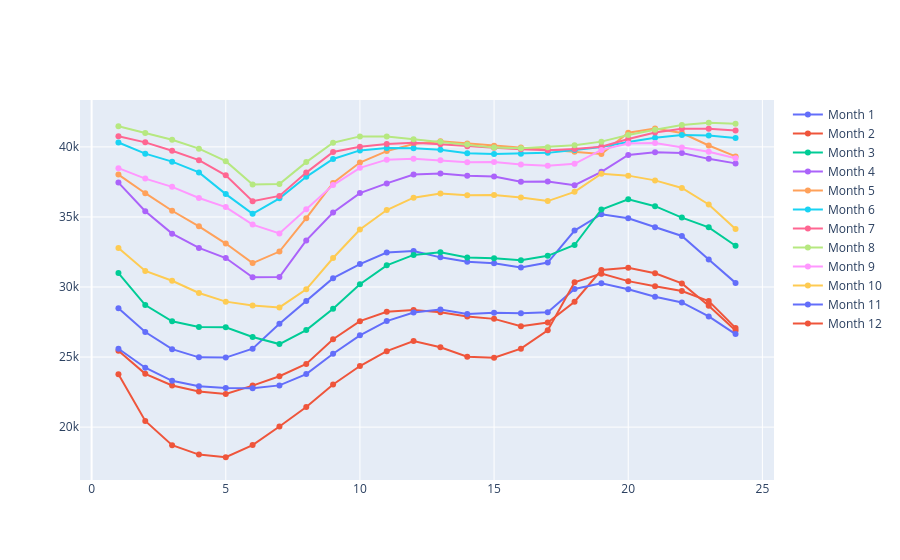

The cell this chart's notebook holds for it:
### Code cell
import plotly.graph_objects as go

fig = go.Figure()

df['month'] = pd.to_datetime(df['date']).dt.month
df['year'] = pd.to_datetime(df['date']).dt.year
for i in range(1,13):
    m = i
    y = 2024
    df_selected = df[(df['month'] == m)&(df['year'] == y)]
    df_average_sum_in_month = df_selected.groupby('hour', as_index=False)['generation'].sum()
    g20 = df_average_sum_in_month['generation'].iloc[19]
    trace = go.Scatter(
            x=df_average_sum_in_month['hour'],
            y=df_average_sum_in_month['generation'],
            mode='lines+markers',
            name=f'Month {i}',
            line=dict(width=2),
            marker=dict(size=6),
            showlegend=True
        )
        
    fig.add_trace(trace)

#fig.write_html(f"{project_root}/src/visualization/unit_figs/pre_process/gen_sum.html")
fig.show()

### Figure 1 — Plotly figure (JSON) as saved in the notebook; plotly's stock layout.template omitted (floating-point values rounded to 4 significant figures)
{"data": [{"line": {"width": 2}, "marker": {"size": 6}, "mode": "lines+markers", "name": "Month 1", "showlegend": true, "type": "scatter", "x": [1, 2, 3, 4, 5, 6, 7, 8, 9, 10, 11, 12, 13, 14, 15, 16, 17, 18, 19, 20, 21, 22, 23, 24], "y": [28480.0, 26790.0, 25570.0, 24980.0, 24960.0, 25590.0, 27370.0, 29000.0, 30630.0, 31640.0, 32460.0, 32570.0, 32120.0, 31800.0, 31700.0, 31400.0, 31740.0, 34030.0, 35200.0, 34910.0, 34270.0, 33640.0, 31960.0, 30290.0]}, {"line": {"width": 2}, "marker": {"size": 6}, "mode": "lines+markers", "name": "Month 2", "showlegend": true, "type": "scatter", "x": [1, 2, 3, 4, 5, 6, 7, 8, 9, 10, 11, 12, 13, 14, 15, 16, 17, 18, 19, 20, 21, 22, 23, 24], "y": [25450.0, 23800.0, 22970.0, 22530.0, 22370.0, 22960.0, 23630.0, 24500.0, 26270.0, 27560.0, 28230.0, 28360.0, 28190.0, 27890.0, 27730.0, 27200.0, 27470.0, 28950.0, 31210.0, 31370.0, 30980.0, 30260.0, 28660.0, 26900.0]}, {"line": {"width": 2}, "marker": {"size": 6}, "mode": "lines+markers", "name": "Month 3", "showlegend": true, "type": "scatter", "x": [1, 2, 3, 4, 5, 6, 7, 8, 9, 10, 11, 12, 13, 14, 15, 16, 17, 18, 19, 20, 21, 22, 23, 24], "y": [30990.0, 28710.0, 27550.0, 27150.0, 27130.0, 26440.0, 25930.0, 26930.0, 28450.0, 30200.0, 31550.0, 32290.0, 32470.0, 32110.0, 32050.0, 31910.0, 32230.0, 33000.0, 35530.0, 36260.0, 35770.0, 34950.0, 34260.0, 32950.0]}, {"line": {"width": 2}, "marker": {"size": 6}, "mode": "lines+markers", "name": "Month 4", "showlegend": true, "type": "scatter", "x": [1, 2, 3, 4, 5, 6, 7, 8, 9, 10, 11, 12, 13, 14, 15, 16, 17, 18, 19, 20, 21, 22, 23, 24], "y": [37450.0, 35410.0, 33810.0, 32790.0, 32070.0, 30700.0, 30710.0, 33320.0, 35320.0, 36700.0, 37390.0, 38030.0, 38100.0, 37940.0, 37880.0, 37510.0, 37530.0, 37270.0, 38220.0, 39430.0, 39620.0, 39570.0, 39150.0, 38820.0]}, {"line": {"width": 2}, "marker": {"size": 6}, "mode": "lines+markers", "name": "Month 5", "showlegend": true, "type": "scatter", "x": [1, 2, 3, 4, 5, 6, 7, 8, 9, 10, 11, 12, 13, 14, 15, 16, 17, 18, 19, 20, 21, 22, 23, 24], "y": [38020.0, 36700.0, 35440.0, 34330.0, 33100.0, 31710.0, 32530.0, 34910.0, 37430.0, 38880.0, 39700.0, 40210.0, 40400.0, 40250.0, 40090.0, 39950.0, 39780.0, 39660.0, 39490.0, 41010.0, 41320.0, 40990.0, 40100.0, 39320.0]}, {"line": {"width": 2}, "marker": {"size": 6}, "mode": "lines+markers", "name": "Month 6", "showlegend": true, "type": "scatter", "x": [1, 2, 3, 4, 5, 6, 7, 8, 9, 10, 11, 12, 13, 14, 15, 16, 17, 18, 19, 20, 21, 22, 23, 24], "y": [40310.0, 39520.0, 38950.0, 38180.0, 36630.0, 35220.0, 36330.0, 37870.0, 39130.0, 39750.0, 39930.0, 39900.0, 39790.0, 39550.0, 39500.0, 39520.0, 39570.0, 39770.0, 39990.0, 40350.0, 40660.0, 40850.0, 40810.0, 40640.0]}, {"line": {"width": 2}, "marker": {"size": 6}, "mode": "lines+markers", "name": "Month 7", "showlegend": true, "type": "scatter", "x": [1, 2, 3, 4, 5, 6, 7, 8, 9, 10, 11, 12, 13, 14, 15, 16, 17, 18, 19, 20, 21, 22, 23, 24], "y": [40760.0, 40320.0, 39720.0, 39050.0, 37970.0, 36130.0, 36500.0, 38170.0, 39630.0, 40010.0, 40210.0, 40300.0, 40190.0, 40050.0, 39930.0, 39830.0, 39760.0, 39840.0, 40010.0, 40570.0, 41030.0, 41290.0, 41300.0, 41170.0]}, {"line": {"width": 2}, "marker": {"size": 6}, "mode": "lines+markers", "name": "Month 8", "showlegend": true, "type": "scatter", "x": [1, 2, 3, 4, 5, 6, 7, 8, 9, 10, 11, 12, 13, 14, 15, 16, 17, 18, 19, 20, 21, 22, 23, 24], "y": [41470.0, 41000.0, 40510.0, 39880.0, 38980.0, 37320.0, 37360.0, 38910.0, 40300.0, 40750.0, 40740.0, 40550.0, 40360.0, 40160.0, 39950.0, 39900.0, 39980.0, 40110.0, 40380.0, 40860.0, 41220.0, 41570.0, 41720.0, 41660.0]}, {"line": {"width": 2}, "marker": {"size": 6}, "mode": "lines+markers", "name": "Month 9", "showlegend": true, "type": "scatter", "x": [1, 2, 3, 4, 5, 6, 7, 8, 9, 10, 11, 12, 13, 14, 15, 16, 17, 18, 19, 20, 21, 22, 23, 24], "y": [38480.0, 37740.0, 37150.0, 36350.0, 35700.0, 34450.0, 33820.0, 35540.0, 37270.0, 38500.0, 39090.0, 39150.0, 39050.0, 38910.0, 38930.0, 38740.0, 38650.0, 38790.0, 39790.0, 40240.0, 40280.0, 39950.0, 39660.0, 39190.0]}, {"line": {"width": 2}, "marker": {"size": 6}, "mode": "lines+markers", "name": "Month 10", "showlegend": true, "type": "scatter", "x": [1, 2, 3, 4, 5, 6, 7, 8, 9, 10, 11, 12, 13, 14, 15, 16, 17, 18, 19, 20, 21, 22, 23, 24], "y": [32780.0, 31140.0, 30450.0, 29570.0, 28960.0, 28680.0, 28540.0, 29840.0, 32070.0, 34100.0, 35500.0, 36370.0, 36670.0, 36560.0, 36580.0, 36390.0, 36130.0, 36790.0, 38090.0, 37950.0, 37610.0, 37070.0, 35890.0, 34130.0]}, {"line": {"width": 2}, "marker": {"size": 6}, "mode": "lines+markers", "name": "Month 11", "showlegend": true, "type": "scatter", "x": [1, 2, 3, 4, 5, 6, 7, 8, 9, 10, 11, 12, 13, 14, 15, 16, 17, 18, 19, 20, 21, 22, 23, 24], "y": [25600.0, 24240.0, 23300.0, 22910.0, 22780.0, 22770.0, 22980.0, 23790.0, 25240.0, 26550.0, 27570.0, 28180.0, 28390.0, 28070.0, 28170.0, 28130.0, 28190.0, 29860.0, 30260.0, 29840.0, 29300.0, 28900.0, 27900.0, 26640.0]}, {"line": {"width": 2}, "marker": {"size": 6}, "mode": "lines+markers", "name": "Month 12", "showlegend": true, "type": "scatter", "x": [1, 2, 3, 4, 5, 6, 7, 8, 9, 10, 11, 12, 13, 14, 15, 16, 17, 18, 19, 20, 21, 22, 23, 24], "y": [23770.0, 20440.0, 18710.0, 18040.0, 17850.0, 18720.0, 20050.0, 21440.0, 23040.0, 24360.0, 25420.0, 26140.0, 25700.0, 25030.0, 24950.0, 25600.0, 26910.0, 30330.0, 30950.0, 30420.0, 30050.0, 29720.0, 29000.0, 27080.0]}], "layout": {}}
